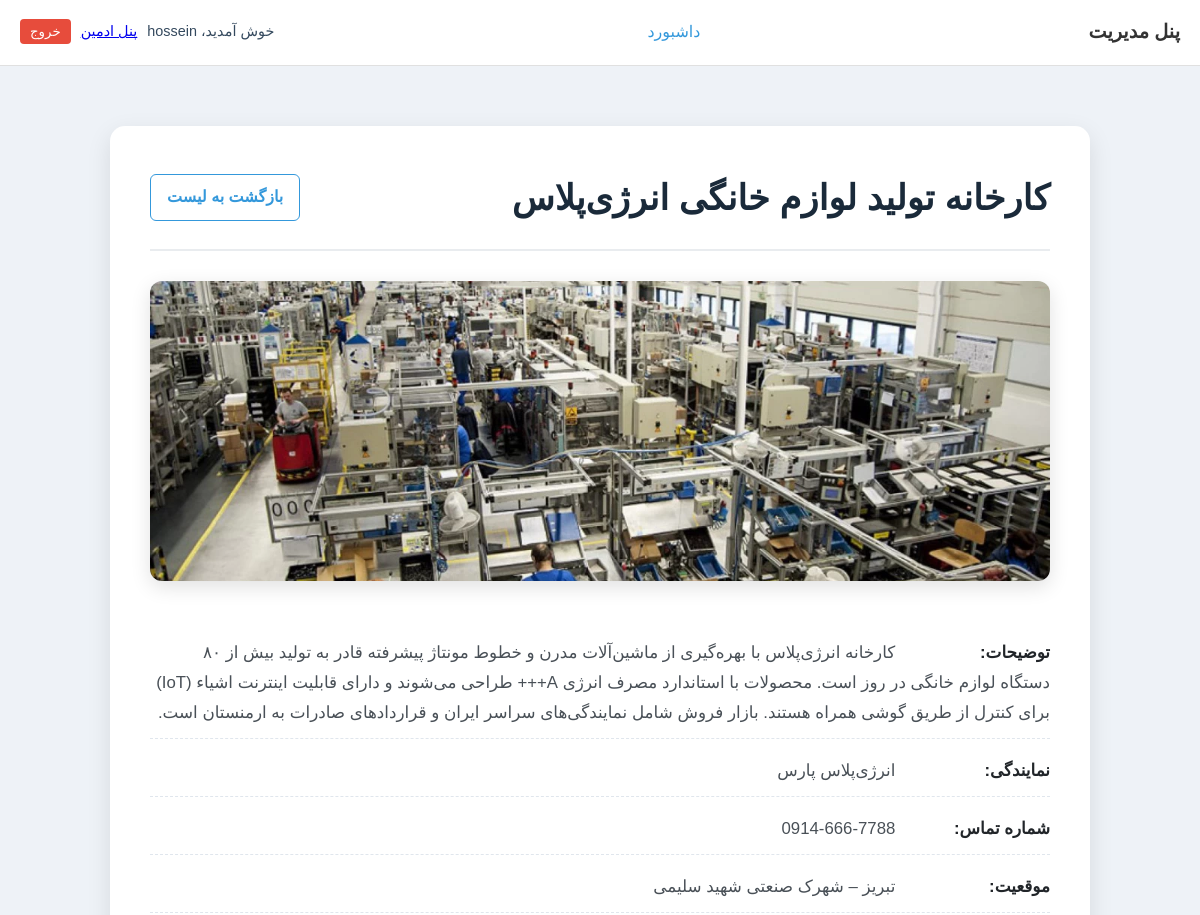
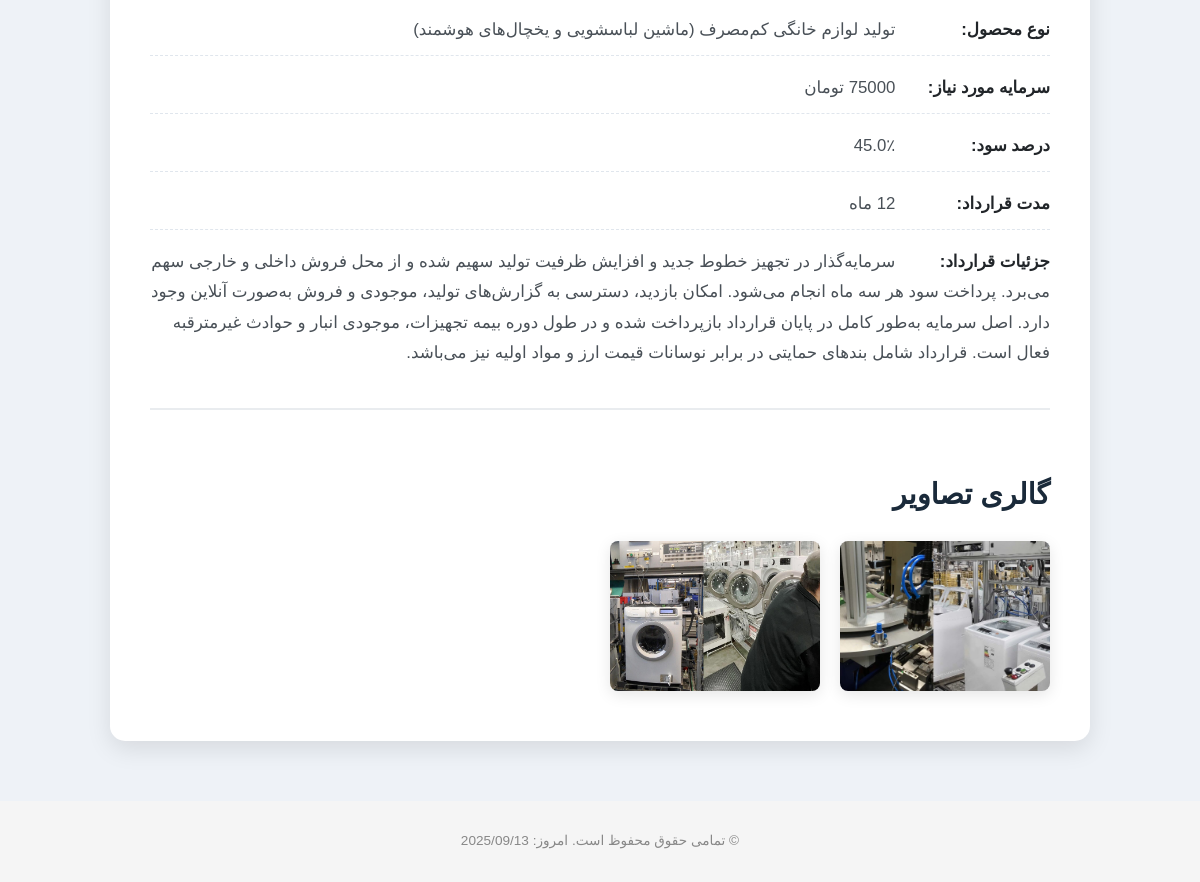
The app's page /workshops/10/ (signed in) with its own data (2 pictures, top to bottom).
### workshops/models.py (models this page shows, shortened)
class Workshop(models.Model):
    owner = models.ForeignKey(User, on_delete=models.CASCADE, related_name='workshops', verbose_name="مالک")
    title = models.CharField(max_length=200, verbose_name="عنوان کارگاه")
    description = models.TextField(verbose_name="توضیحات")
    cover_image = models.ImageField(upload_to='workshop_covers/', blank=True, null=True, verbose_name="تصویر کاور")
    agency = models.CharField(max_length=150, blank=True, null=True, verbose_name="نمایندگی/شرکت")
    contact_number = models.CharField(max_length=20, blank=True, null=True, verbose_name="شماره تماس")
    location = models.CharField(max_length=255, blank=True, null=True, verbose_name="موقعیت مکانی")
    product_type = models.CharField(max_length=100, blank=True, null=True, verbose_name="نوع محصول/خدمات")
    required_capital = models.DecimalField(max_digits=15, decimal_places=0, default=0, verbose_name="سرمایه مورد نیاز (تومان)")
    profit_percentage = models.FloatField(default=0.0, verbose_name="درصد سود برای سرمایه‌گذار")
    contract_duration = models.IntegerField(default=12, verbose_name="مدت قرارداد (به ماه)")
    contract_details = models.TextField(blank=True, null=True, verbose_name="جزئیات تکمیلی قرارداد")
    created_at = models.DateTimeField(auto_now_add=True, verbose_name="زمان ایجاد")
    updated_at = models.DateTimeField(auto_now=True, verbose_name="زمان بروزرسانی")
    class Meta:
        verbose_name = "کارگاه"
        verbose_name_plural = "کارگاه‌ها"
        ordering = ['-created_at']

class WorkshopImage(models.Model):
    workshop = models.ForeignKey(Workshop, related_name='images', on_delete=models.CASCADE, verbose_name="کارگاه")
    image = models.ImageField(upload_to='workshop_gallery/', verbose_name="تصویر")
    uploaded_at = models.DateTimeField(auto_now_add=True, verbose_name="زمان آپلود")
    class Meta:
        verbose_name = "تصویر کارگاه"
        verbose_name_plural = "تصاویر کارگاه‌ها"

### workshops/views.py (the view)
# urls.py: path('workshops/<int:pk>/', views.workshop_detail_view, name='workshop_detail'),
@login_required
def workshop_detail_view(request, pk):
    workshop = get_object_or_404(Workshop, pk=pk)
    if not (request.user == workshop.owner or request.user.is_staff or request.user.is_superuser):
        return HttpResponseForbidden("شما اجازه دسترسی به این کارگاه را ندارید.")
    return render(request, 'workshop_detail.html', {'workshop': workshop})

### templates/workshop_detail.html (shortened to what this page needs)
{% extends "base.html" %}
{% load static %}
{% block extra_head %}
    <link rel="stylesheet" href="{% static 'css/workshop_detail.css' %}">
    <link rel="stylesheet" href="{% static 'css/modal.css' %}">
{% endblock %}
{% block content %}
<div class="detail-container">
    <div class="detail-header">
        <h1>{{ workshop.title }}</h1>
        <a href="{% url 'dashboard' %}" class="back-link">بازگشت به لیست</a>
    </div>
    <div class="detail-content">
        {% if workshop.cover_image %}
            <img src="{{ workshop.cover_image.url }}" alt="کاور {{ workshop.title }}">
        {% else %}
            <div class="no-image-placeholder">بدون تصویر کاور</div>
        {% endif %}
        <p><strong>توضیحات:</strong> {{ workshop.description|linebreaksbr }}</p>
        <p><strong>نمایندگی:</strong> {{ workshop.agency }}</p>
        <p><strong>شماره تماس:</strong> {{ workshop.contact_number }}</p>
        <p><strong>موقعیت:</strong> {{ workshop.location }}</p>
        <p><strong>نوع محصول:</strong> {{ workshop.product_type }}</p>
        <p><strong>سرمایه مورد نیاز:</strong> {{ workshop.required_capital|floatformat:"0" }} تومان</p>
        <p><strong>درصد سود:</strong> {{ workshop.profit_percentage }}٪</p>
        <p><strong>مدت قرارداد:</strong> {{ workshop.contract_duration }} ماه</p>
        <p><strong>جزئیات قرارداد:</strong> {{ workshop.contract_details|linebreaksbr }}</p>
    </div>
    {% if workshop.images.all %}
    <div class="gallery-section">
        <h3>گالری تصاویر</h3>
        <div class="gallery-grid">
            {% for img in workshop.images.all %}
                <div class="gallery-item">
                    <img src="{{ img.image.url }}" alt="تصویر گالری برای {{ workshop.title }}" class="modal-trigger">
                </div>
            {% endfor %}
        </div>
    </div>
    {% else %}
    <div class="gallery-section">
        <h3>گالری تصاویر</h3>
        <p>هیچ تصویر اضافی برای این کارگاه وجود ندارد.</p>
    </div>
    {% endif %}
</div>
{% endblock %}

### templates/base.html (shortened to what this page needs)
{% load static %}
<!DOCTYPE html>
<html lang="fa" dir="rtl">
<head>
    <link rel="stylesheet" href="{% static 'css/base.css' %}">
    {% block extra_head %}{% endblock %}
</head>
<body>
<header class="main-header">
    <div class="container">
        <nav class="main-nav">
            <a href="{% url 'dashboard' %}" class="logo">پنل مدیریت</a>
            <div class="nav-links">
                {% if request.resolver_match.url_name != 'dashboard' %}
                    <a href="{% url 'dashboard' %}">داشبورد</a>
                {% endif %}
            </div>
            <div class="nav-user">
                {% if user.is_authenticated %}
                    <span>خوش آمدید، {{ user.username }}</span>
                    {% if user.is_staff %}
                        <a href="/admin/">پنل ادمین</a>
                    {% endif %}
                    <form action="{% url 'logout' %}" method="post" style="display:inline;">
                        <button type="submit" class="btn-logout">خروج</button>
                    </form>
                {% endif %}
            </div>
        </nav>
    </div>
</header>
<main class="main-content">
    {% block content %}{% endblock %}
</main>
<footer class="main-footer">
    <div class="container">
        <p>© تمامی حقوق محفوظ است. امروز: {% now "Y/m/d" %}</p>
    </div>
</footer>
</body>
</html>

### static/css/base.css (style rules this page uses)
body { margin: 0; font-family: 'Vazirmatn', sans-serif; background-color: #eef2f7; }
.container { max-width: 1200px; margin: 0 auto; padding: 0 20px; }
.main-header { background-color: #ffffff; border-bottom: 1px solid #e0e0e0; }
.main-nav { display: flex; justify-content: space-between; align-items: center; padding: 15px 0; }
.logo { font-size: 1.2rem; font-weight: bold; text-decoration: none; color: #333; }
.nav-links a { margin-right: 15px; text-decoration: none; color: #3498db; font-weight: 500; }
.nav-user { display: flex; align-items: center; gap: 10px; font-size: 0.9rem; }
.btn-logout { background-color: #e74c3c; color: white; border: none; padding: 5px 10px; border-radius: 4px; cursor: pointer; }
.main-content { padding: 20px 0; }
.main-footer { background-color: #f5f5f5; padding: 15px 0; text-align: center; font-size: 0.85rem; color: #888; }

### static/css/workshop_detail.css (style rules this page uses)
body { direction: rtl; text-align: right; font-family: 'Vazirmatn', sans-serif; background-color: #eef2f7; color: #34495e; line-height: 1.8; }
.detail-container { max-width: 900px; margin: 40px auto; background: #fff; padding: 40px; border-radius: 15px; box-shadow: 0 8px 25px rgba(0,0,0,0.1); }
.detail-header { display: flex; justify-content: space-between; align-items: center; border-bottom: 2px solid #e9ecef; padding-bottom: 20px; margin-bottom: 30px; }
.detail-header h1 { margin: 0; font-size: 2.2rem; color: #1a2a3a; }
.back-link { color: #3498db; text-decoration: none; font-weight: 600; border: 1px solid #3498db; padding: 8px 16px; border-radius: 6px; transition: all 0.3s ease; }
.detail-content img { width: 100%; height: 300px; object-fit: cover; border-radius: 12px; margin-bottom: 30px; box-shadow: 0 6px 20px rgba(0,0,0,0.12); }
.detail-content p { font-size: 1.05rem; color: #495057; margin-bottom: 15px; padding-bottom: 10px; border-bottom: 1px dashed #e0e6ed; }
.detail-content p:last-child { border-bottom: none; padding-bottom: 0; }
.detail-content p strong { color: #212529; min-width: 150px; display: inline-block; font-weight: bold; }
.gallery-section { margin-top: 40px; padding-top: 30px; border-top: 2px solid #e9ecef; }
.gallery-section h3 { font-size: 1.8rem; color: #1a2a3a; margin-bottom: 20px; }
.gallery-grid { display: grid; grid-template-columns: repeat(auto-fill, minmax(200px, 1fr)); gap: 20px; }
.gallery-item img { width: 100%; height: 150px; object-fit: cover; border-radius: 8px; box-shadow: 0 4px 15px rgba(0,0,0,0.1); transition: transform 0.3s ease, box-shadow 0.3s ease; }

### static/css/modal.css (style rules this page uses)
.modal-trigger { cursor: pointer; transition: opacity 0.3s ease; }

### records on screen
Workshop: title "کارخانه تولید لوازم خانگی انرژی‌پلاس", cover_image (picture), description "کارخانه انرژی‌پلاس با بهره‌گیری از ماشین‌آلات مدرن و خطوط مونتاژ پیشرفته قادر به تولید بیش از ۸۰ دستگاه لوازم خانگی در روز است. محصولات با استاندارد مصرف انرژی A+++ طراحی می‌شوند و دارای قابلیت اینترنت اشیاء (IoT) برای کنترل از طریق گوشی همراه هستند. بازار فروش شامل نمایندگی‌های سراسر ایران و قراردادهای صادرات به ارمنستان است.", agency "انرژی‌پلاس پارس", contact_number "0914-666-7788", location "تبریز – شهرک صنعتی شهید سلیمی", product_type "تولید لوازم خانگی کم‌مصرف (ماشین لباسشویی و یخچال‌های هوشمند)", required_capital "75000", profit_percentage "45.0", contract_details "سرمایه‌گذار در تجهیز خطوط جدید و افزایش ظرفیت تولید سهیم شده و از محل فروش داخلی و خارجی سهم می‌برد. پرداخت سود هر سه ماه انجام می‌شود. امکان بازدید، دسترسی به گزارش‌های تولید، موجودی و فروش به‌صورت آنلاین وجود دارد. اصل سرمایه به‌طور کامل در پایان قرارداد بازپرداخت شده و در طول دوره بیمه تجهیزات، موجودی انبار و حوادث غیرمترقبه فعال است. قرارداد شامل بندهای حمایتی در برابر نوسانات قیمت ارز و مواد اولیه نیز می‌باشد."
WorkshopImage: image (picture)
WorkshopImage: image (picture)

### other values on screen
{{ user.username }} "hossein"
